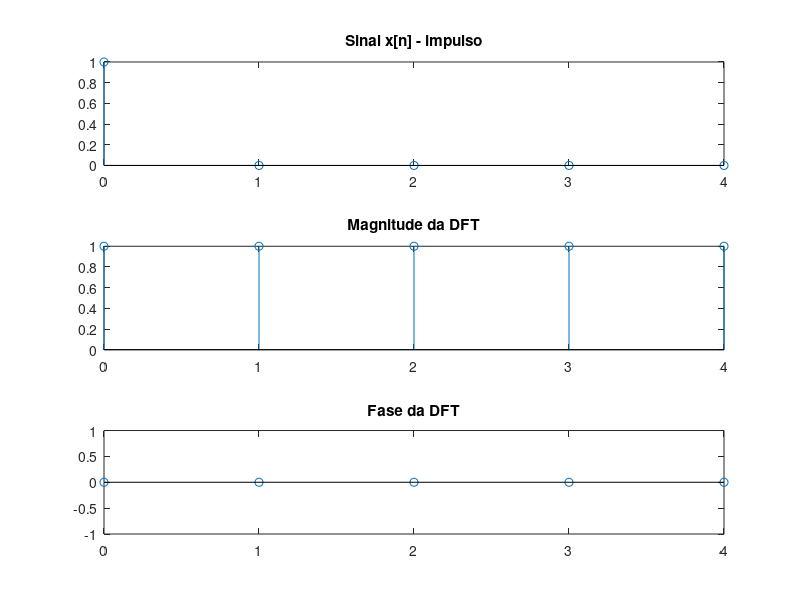
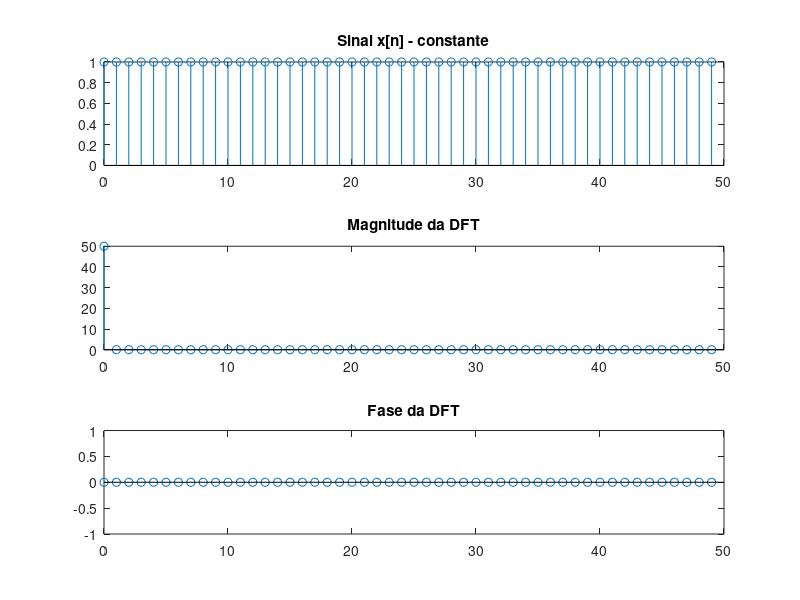
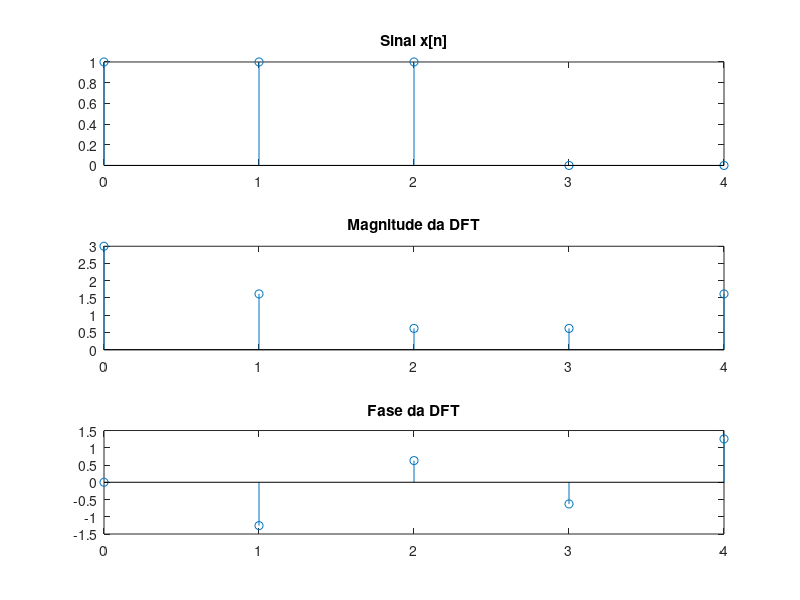
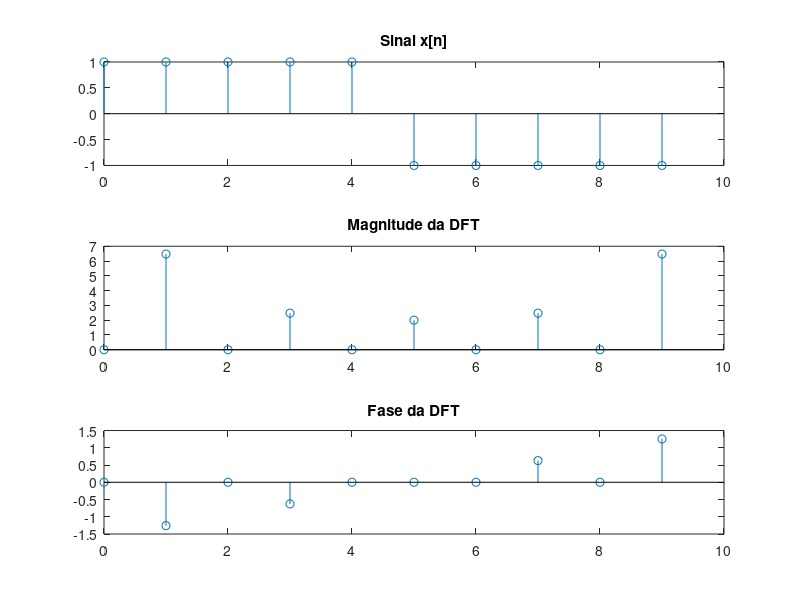

The MATLAB source for these figures, in order:
clear all; close all; clc;

pkg load signal;

% EXEMPLO 1
% usando a definição, calcular a DFT de .....

x = [4 3 2 1];
N = length(x);
X = zeros(1,N);
for k = 0:N-1
    for n = 0:N-1
        X(k+1) = X(k+1) + x(n+1)*exp(-j*2*pi*n*k/N);
    end
end

X1= X

%usando a fft
X2=fft(x)

% EXEMPLO 2
% Calcular a DFT de ...
N=5;
n=0:N-1;
x=[1 0 0 0 0];

figure(1); hold on; grid on;
subplot(3,1,1);
stem(n,x)
title('Sinal x[n] - impulso');

k=0:N-1;
X=fft(x);
subplot(3,1,2);
stem(k,abs(X))
title('Magnitude da DFT');

subplot(3,1,3);
stem(k,angle(X))
title('Fase da DFT');

% EXEMPLO 3
% Calcular a DFT de ....
N=50;
n=0:N-1;
x=ones(1,N);

figure(2)
subplot(3,1,1);
stem(n,x)
title('Sinal x[n] - constante');

k=0:N-1;
X=fft(x,N);
subplot(3,1,2);
stem(k,abs(X))
title('Magnitude da DFT');

subplot(3,1,3);
stem(k,angle(X))
title('Fase da DFT');

% EXEMPLO 4
% Calcular a DFT de 5 pontos de .....
N=5;
n=0:N-1;
x=[1 1 1 0 0];

figure(3)
subplot(3,1,1);
stem(n,x)
title('Sinal x[n]');

k=0:N-1;
X=fft(x,N);
subplot(3,1,2);
stem(k,abs(X))
title('Magnitude da DFT');

subplot(3,1,3);
stem(k,angle(X))
title('Fase da DFT');

% EXEMPLO 5
% Calcular a DFT de 10 pontos de ...
N=10;
n=0:N-1;
x=[1 1 1 1 1 -1 -1 -1 -1 -1];

figure(4)
subplot(3,1,1);
stem(n,x)
title('Sinal x[n]');

k=0:N-1;
X=fft(x);
subplot(3,1,2);
stem(k,abs(X))
title('Magnitude da DFT');

subplot(3,1,3);
stem(k,angle(X))
title('Fase da DFT');

% EXEMPLO 6
% Considere a sequência... Seja a DFT de 6 pontos de ... Encontre a sequência finita cuja DFT de 6 pontos é .
N=6;
k=0:N-1;
n=0:N-1;
x=[4 3 2 1 0 0];

figure(5)
subplot(2,1,1);
stem(n,x)
title('Sinal x[n]');

X=fft(x);
Y=exp(j*2*pi*4*k/6).*X;
y=ifft(Y);
subplot(2,1,2);
stem(n,abs(y));
title('Sinal y[n]');

% EXEMPLO 7
% Seja a sequência ... A DFT de 5 pontos de é computada e a sequência resultante é elevada ao quadrado: 
N=5;
n=0:N-1;
x=[2 1 0 1 0 ];

figure(6)
subplot(3,1,1);
stem(n,x);
title('Sinal x[n]');

X=fft(x);
Y=X.^2;
y=ifft(Y);
subplot(3,1,2);
stem(n,y);
title('Sinal y[n] pela DFT');

subplot(3,1,3);
stem(n,cconv(x,x,5));
title('Sinal y[n] pela convolução');

% EXEMPLO 8
N=5;
n=0:N-1;
x=[1 3 3 2 0];
h=[1 1 1 1 0];

figure(7)
subplot(4,1,1);
stem(n,x)
title('Sinal x[n]');

subplot(4,1,2);
stem(n,h)
title('Sinal h[n]');

X=fft(x);
H=fft(h);
Y=X.*H;
y=ifft(Y);
subplot(4,1,3);
stem(n,y);
title('Sinal y[n] obtido pela DFT');

subplot(4,1,4);
stem(n,cconv(x,h,5));
title('Sinal y[n] obtido pela convolução');

% EXEMPLO 9
% Encontre a DFT inversa de , onde é a DFT de 10 pontos da sequência 
N=10;
n=0:N-1;
x=[1 1 1 1 1 1 0 0 0 0];

figure(8)
subplot(2,1,1);
stem(n,x);
title('Sinal x[n]');

X=fft(x);
Y=X.*conj(X);
y=ifft(Y);
subplot(2,1,2);
stem(n,y);
title('Sinal y[n]');

% EXEMPLO 10
% Suponha que o sinal , amostrado a é corrompido por uma pequena quantidade de ruíıdo. Esse sinal é gerado pelos seguintes comandos:
amplitude_1 = 5; 
freq_1 = 5; 
amplitude_2 = 2; 
freq_2 = 50; 
Fs = 1000; 
time = 0:1/Fs:(1-1/Fs); 
sine_1 = amplitude_1*sin(2*pi*freq_1.*time); 
sine_2 = amplitude_2*sin(2*pi*freq_2.*time); 
noise = randn(1,length(time));
x_clean = sine_1 + sine_2; 
x_noisy = x_clean + noise; 
figure(9); 
plot(time,x_clean);

figure(10); 
plot(time,x_noisy);

XC = fft(x_clean); 
L=length(XC);
XC = abs(2*XC/L);
XC=fftshift(XC);
freq = Fs*(-(L/2):(L/2)-1)/L; 
plot(freq,XC)
axis([-100 100 -1 6])

XN = fft(x_noisy); 
XN = abs(2*XN/L);
XN=fftshift(XN);
freq = Fs*(-(L/2):(L/2)-1)/L; 
plot(freq,XN)
axis([-100 100 -1 6])

N=10;
b = ones(1,N); 
y = filter(b,N,x_noisy); 
Y = fft(y); 
Y = abs(2*Y/L);
Y=fftshift(Y);
freq = Fs*(-(L/2):(L/2)-1)/L; 
plot(freq,Y)
axis([-100 100 -1 6])
